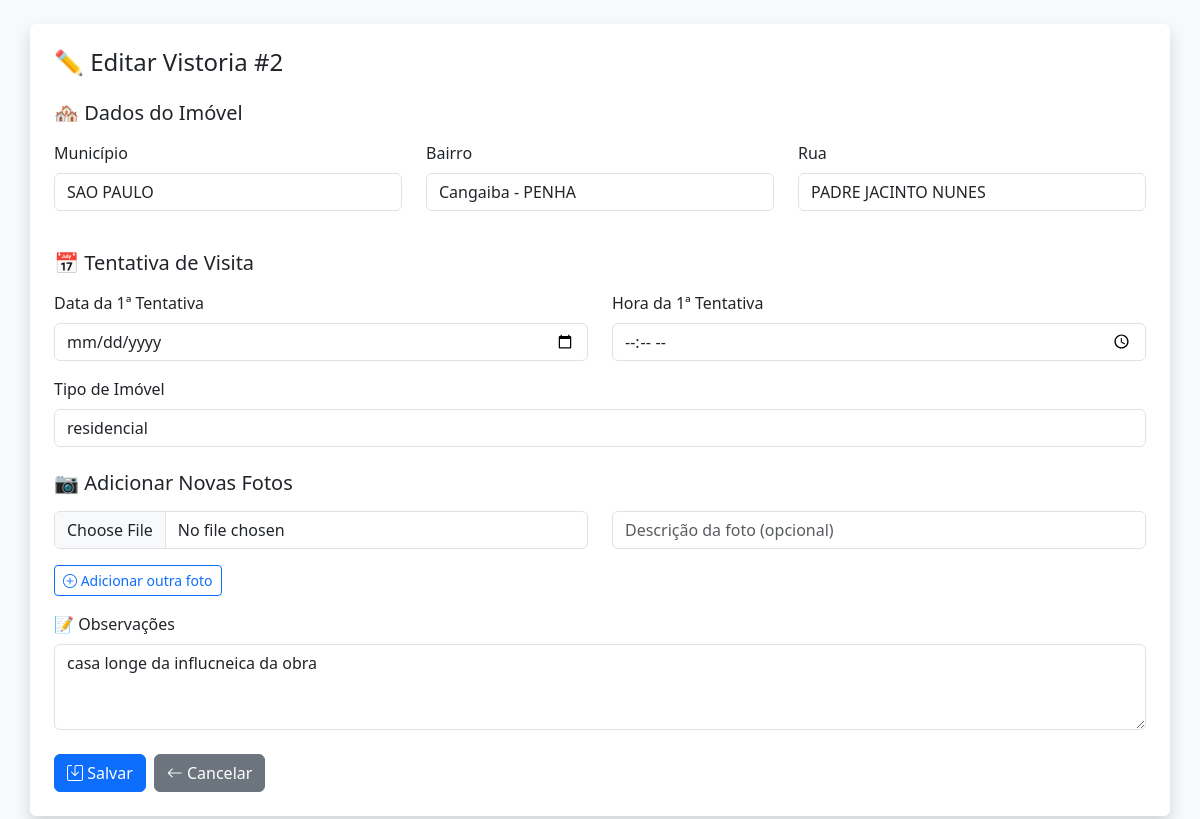
The page /vistoria/editar/2 on the database as committed earlier.
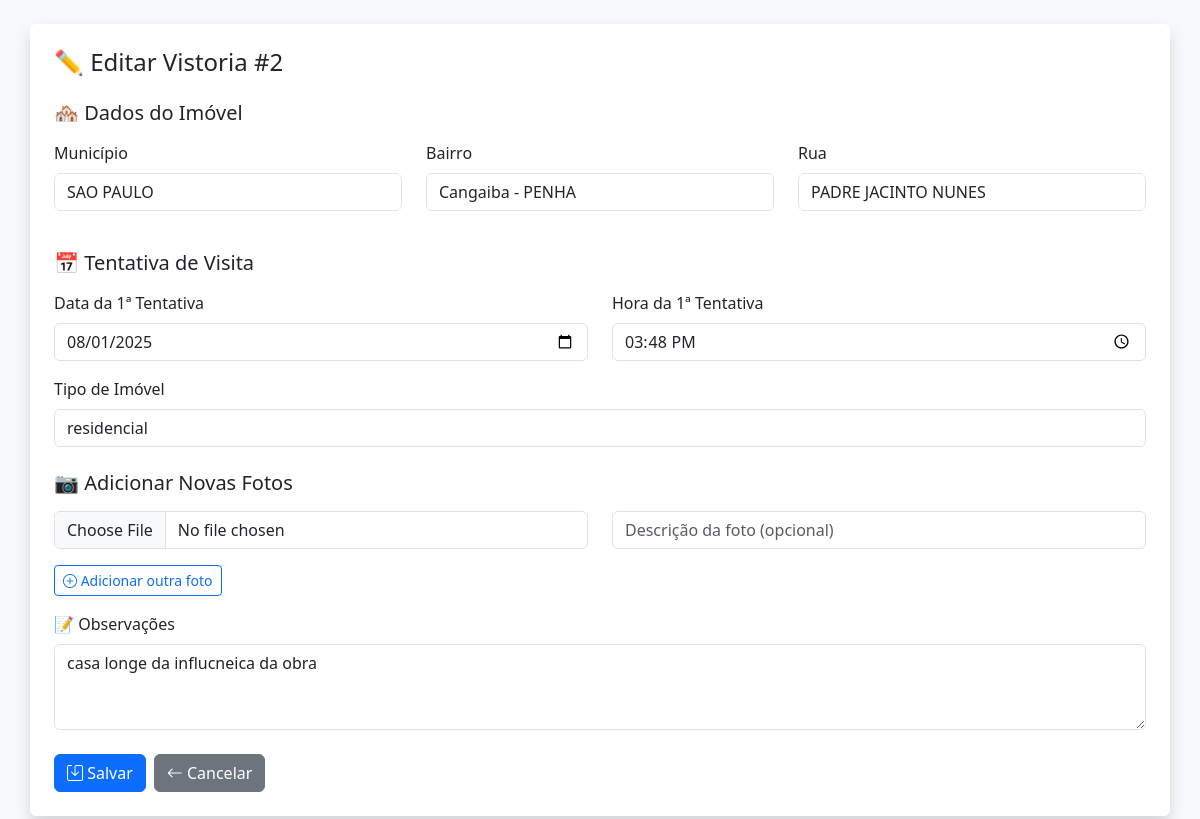
The same page on the database as committed later.
### models.py (models this page shows)
class VistoriaImovel(db.Model):
    id = db.Column(db.Integer, primary_key=True)
    data_1 = db.Column(db.Date)        # ALTERADO
    hora_1 = db.Column(db.Time)        # ALTERADO
    data_2 = db.Column(db.Date)        # ALTERADO
    hora_2 = db.Column(db.Time)        # ALTERADO
    data_3 = db.Column(db.Date)        # ALTERADO
    hora_3 = db.Column(db.Time)        # ALTERADO
    nome_responsavel = db.Column(db.String(100))
    cpf_responsavel = db.Column(db.String(50))
    tipo_vinculo = db.Column(db.String(30))
    municipio = db.Column(db.String(100))
    bairro = db.Column(db.String(100))
    rua = db.Column(db.String(100))
    numero = db.Column(db.String(20))
    complemento = db.Column(db.String(100))
    celular = db.Column(db.String(20))
    tipo_imovel = db.Column(db.String(50))
    soleira = db.Column(db.String(50))
    calcada = db.Column(db.String(100))
    observacoes = db.Column(db.Text)
    fotos = db.relationship("FotoVistoria", back_populates="vistoria", cascade="all, delete-orphan")
    finalizada = db.Column(db.Boolean, default=False)
    obra_id = db.Column(db.Integer, db.ForeignKey('obra.id', name='fk_vistoria_obra'))
    obra = db.relationship("Obra", backref="vistorias")
    comunicacao_id = db.Column(db.Integer, db.ForeignKey('comunicacao_obra.id'))
    comunicacao = db.relationship("ComunicacaoObra", backref="vistoria", uselist=False)

### app.py (the view, shortened to what this page needs)
@app.route("/vistoria/editar/<int:id>", methods=["GET", "POST"])
def editar_vistoria(id):
    vistoria = VistoriaImovel.query.get_or_404(id)
    return render_template("editar_vistoria.html", vistoria=vistoria)

### templates/editar_vistoria.html (shortened to what this page needs)
<!DOCTYPE html>
<html lang="pt-BR">
<head>
  <link href="https://cdn.jsdelivr.net/npm/bootstrap@5.3.3/dist/css/bootstrap.min.css" rel="stylesheet" />
  <link href="https://cdn.jsdelivr.net/npm/bootstrap-icons@1.10.5/font/bootstrap-icons.css" rel="stylesheet" />
</head>
<body class="bg-light p-4">
  <div class="container bg-white p-4 rounded shadow">
    <h4 class="mb-4">✏️ Editar Vistoria #{{ vistoria.id }}</h4>
    <form method="POST" enctype="multipart/form-data">
      <h5 class="mb-3">🏘️ Dados do Imóvel</h5>
      <div class="row">
        <div class="col-md-4 mb-3">
          <label class="form-label">Município</label>
          <input type="text" name="municipio" class="form-control" value="{{ vistoria.municipio }}" required>
        </div>
        <div class="col-md-4 mb-3">
          <label class="form-label">Bairro</label>
          <input type="text" name="bairro" class="form-control" value="{{ vistoria.bairro }}" required>
        </div>
        <div class="col-md-4 mb-3">
          <label class="form-label">Rua</label>
          <input type="text" name="rua" class="form-control" value="{{ vistoria.rua }}" required>
        </div>
      </div>
      <h5 class="mt-4 mb-3">📅 Tentativa de Visita</h5>
      <div class="row">
        <div class="col-md-6 mb-3">
          <label class="form-label">Data da 1ª Tentativa</label>
          <input type="date" name="data_1" class="form-control" value="{{ vistoria.data_1 }}">
        </div>
        <div class="col-md-6 mb-3">
          <label class="form-label">Hora da 1ª Tentativa</label>
          <input type="time" name="hora_1" class="form-control" value="{{ vistoria.hora_1 }}">
        </div>
      </div>
      <div class="mb-3">
        <label class="form-label">Tipo de Imóvel</label>
        <input type="text" name="tipo_imovel" class="form-control" value="{{ vistoria.tipo_imovel }}">
      </div>
      <h5 class="mt-4 mb-3">📷 Adicionar Novas Fotos</h5>
      <div id="container-fotos">
        <div class="row mb-3">
          <div class="col-md-6">
            <input type="file" name="fotos[]" class="form-control">
          </div>
          <div class="col-md-6">
            <input type="text" name="descricao_fotos[]" class="form-control" placeholder="Descrição da foto (opcional)">
          </div>
        </div>
      </div>
      <button type="button" class="btn btn-sm btn-outline-primary mb-3" onclick="adicionarFoto()">
        <i class="bi bi-plus-circle"></i> Adicionar outra foto
      </button>
      <div class="mb-4">
        <label class="form-label">📝 Observações</label>
        <textarea name="observacoes" class="form-control" rows="3">{{ vistoria.observacoes }}</textarea>
      </div>
      <div class="d-flex gap-2">
        <button type="submit" class="btn btn-primary">
          <i class="bi bi-save"></i> Salvar
        </button>
        <a href="/vistorias" class="btn btn-secondary">
          <i class="bi bi-arrow-left"></i> Cancelar
        </a>
      </div>
    </form>
  </div>
</body>
</html>

Rows that differ between the two databases and show on the page:
changed VistoriaImovel "SAO PAULO": data_1 (not shown) → "08/01/2025"; hora_1 (not shown) → "15:48:00"
